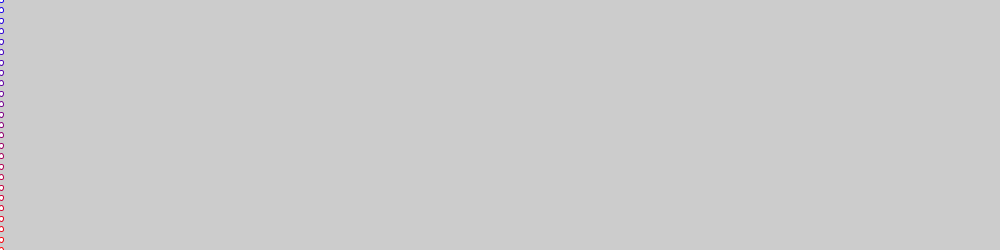
Frame 1 (no input)
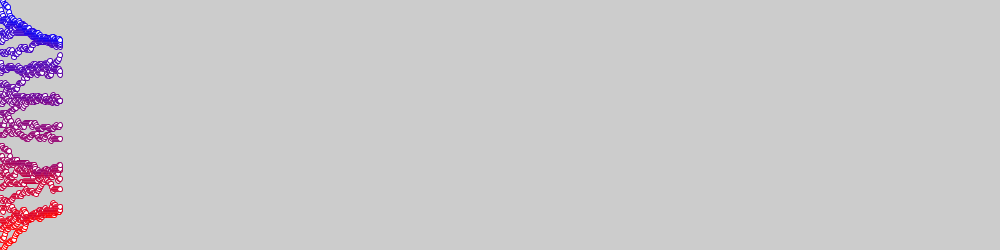
Frame 60 (the mouse pressed at the canvas centre just before this capture)
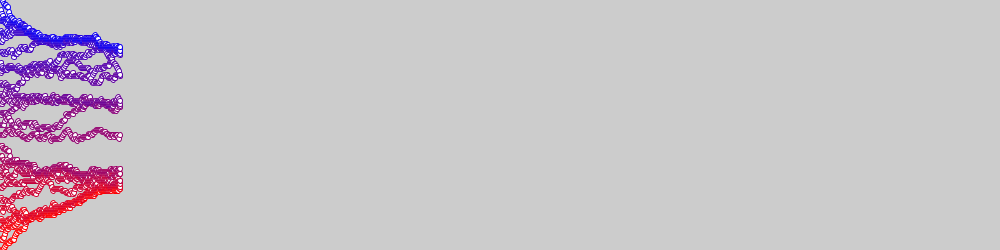
Frame 120 (the mouse held since frame 60 and released just before this capture)

The Processing sketch that drew these frames (run headless with seeded random() and noise(); from frame 60 on, the mouse is pressed at the canvas centre):

// Processing sketch: confidence04
// ── confidence04.pde
///  Bounded confidence 1D.
///  "because of information bubbles"
//-///////////////////////////////////

final int   N=25;        //Number of agents
final float eps=0.007;
final float tre=0.20;
final int   bub=N/7;     //radius of information bubble

float[] minds=new float[N]; //creating an array 

void setup()
{
  size(1000,250);
  frameRate(60);
  
  //Initialisation
  for(int i=0;i<N;i++)
    minds[i]=i*(1.0/(N-1));
    
  //Check
  println("N:",N , "Epsilon:",eps , "Treshold:",tre , "bubleR=",bub);
  for(int i=0;i<N;i++)
    print(minds[i]," ");
}

void visualisationA()
{
  int side=height/(N*2);
  float step=255/N,R=255,B=0;
  for(int i=0;i<N;i++)
  {
    stroke(R,0,B);R-=step;B+=step;
    ellipse(frameCount,(1-minds[i])*height,side,side);
  }
}

void visualisationB()
{ //Alternative visualisation
  int side=height/N;
  for(int i=0;i<N;i++)
  {
    float R=minds[i]*255, B=(1-minds[i])*255;
    stroke(R,0,B);
    rect(frameCount,i/(float)(N)*height,side,side);
  }
}

void draw()
{
  if(frameCount>width) return; //Emergency exit
  
  //Visualisation:
  visualisationA();
  
  //Monte Carlo step of changes:
  for(int i=0;i<N;i++)
  {
    int a=int(random(N));
    int low=max(0,a-bub),hig=min(a+bub+1,N); //an alternative way to solve the problem of the world's boundaries
    int b=int( random( low , hig ) );   //println(a,low,b,hig);
    
    if(abs(minds[b]-minds[a])<tre)
    {
      if(minds[a] < minds[b])
        minds[a]+=eps;
      else
        if(minds[a] > minds[b])
          minds[a]-=eps;
    }
  }
}

/// @date 2026-06-16 ( → https://github.com/borkowsk/bookProcessingEN)
